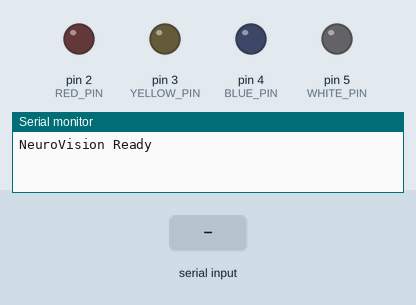
This sketch was run on a simulated Arduino Uno, built with avr-gcc and run on an emulated ATmega328P. Parts: output pins drawn as LEDs (lit = HIGH), the last lines printed to the serial monitor. Inputs (shaded band) come from the test bench.

Above: at 1.2 s.
1.3 s: "RED_TOGGLE\n" received over Serial
At 1.8 s:
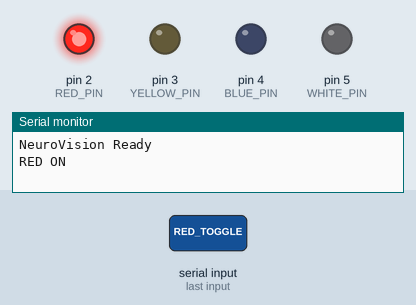
2.8 s: "YELLOW_TOGGLE\n" received over Serial
At 4.0 s:
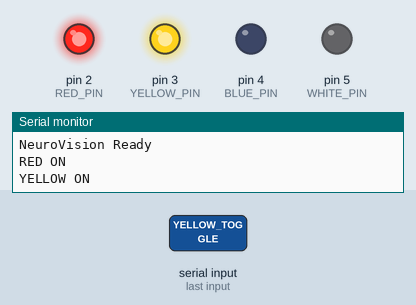
4.3 s: "BLUE_TOGGLE\n" received over Serial
At 5.3 s:
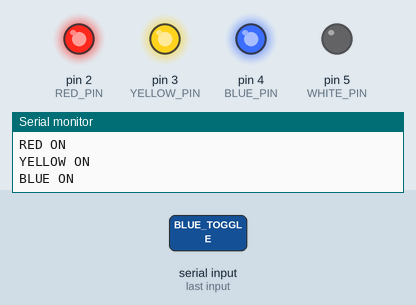
5.8 s: "WHITE_TOGGLE\n" received over Serial
At 6.5 s:
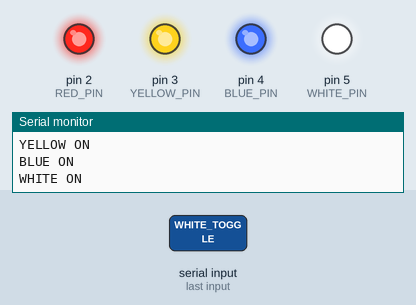
7.3 s: "RED_TOGGLE\n" received over Serial
At 8.5 s:
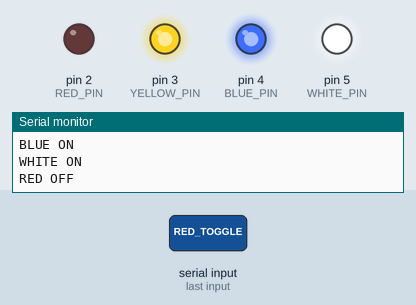
8.8 s: "YELLOW_TOGGLE\n" received over Serial
At 10.0 s:
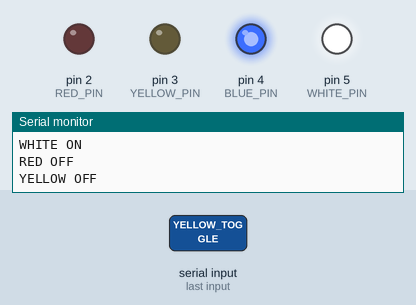
Timing chart, 0 to 11.3 s (numbered marks = the images above; inputs shaded):
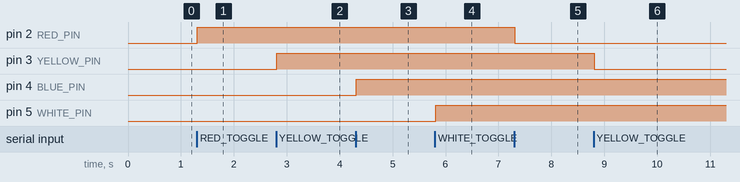

Measured:
- after the input at 1.3 s, pin 2 (RED_PIN): LOW → HIGH at once
- after the input at 2.8 s, pin 3 (YELLOW_PIN): LOW → HIGH at once
- after the input at 4.3 s, pin 4 (BLUE_PIN): LOW → HIGH at once
- after the input at 5.8 s, pin 5 (WHITE_PIN): LOW → HIGH at once
- after the input at 7.3 s, pin 2 (RED_PIN): HIGH → LOW at once
- after the input at 8.8 s, pin 3 (YELLOW_PIN): HIGH → LOW at once

The sketch:

neurovision_home.ino
```cpp
// NeuroVision - Home Appliance Controller
// Firmware for Arduino UNO
// Receives serial commands from Python and toggles outputs accordingly

// Pin definitions
const int RED_PIN    = 2;
const int YELLOW_PIN = 3;
const int BLUE_PIN   = 4;
const int WHITE_PIN  = 5;

// State variables
bool red_state    = false;
bool yellow_state = false;
bool blue_state   = false;
bool white_state  = false;

String inputBuffer = "";

void setup() {
  Serial.begin(9600);

  pinMode(RED_PIN,    OUTPUT);
  pinMode(YELLOW_PIN, OUTPUT);
  pinMode(BLUE_PIN,   OUTPUT);
  pinMode(WHITE_PIN,  OUTPUT);

  digitalWrite(RED_PIN,    LOW);
  digitalWrite(YELLOW_PIN, LOW);
  digitalWrite(BLUE_PIN,   LOW);
  digitalWrite(WHITE_PIN,  LOW);

  Serial.println("NeuroVision Ready");
}

void loop() {
  while (Serial.available() > 0) {
    char c = (char)Serial.read();
    if (c == '\n') {
      processCommand(inputBuffer);
      inputBuffer = "";
    } else {
      inputBuffer += c;
    }
  }
}

void processCommand(String cmd) {
  cmd.trim();
  cmd.toUpperCase();

  if (cmd == "RED_TOGGLE") {
    red_state = !red_state;
    digitalWrite(RED_PIN, red_state ? HIGH : LOW);
    Serial.println(red_state ? "RED ON" : "RED OFF");
  }
  else if (cmd == "YELLOW_TOGGLE") {
    yellow_state = !yellow_state;
    digitalWrite(YELLOW_PIN, yellow_state ? HIGH : LOW);
    Serial.println(yellow_state ? "YELLOW ON" : "YELLOW OFF");
  }
  else if (cmd == "BLUE_TOGGLE") {
    blue_state = !blue_state;
    digitalWrite(BLUE_PIN, blue_state ? HIGH : LOW);
    Serial.println(blue_state ? "BLUE ON" : "BLUE OFF");
  }
  else if (cmd == "WHITE_TOGGLE") {
    white_state = !white_state;
    digitalWrite(WHITE_PIN, white_state ? HIGH : LOW);
    Serial.println(white_state ? "WHITE ON" : "WHITE OFF");
  }
}
```
